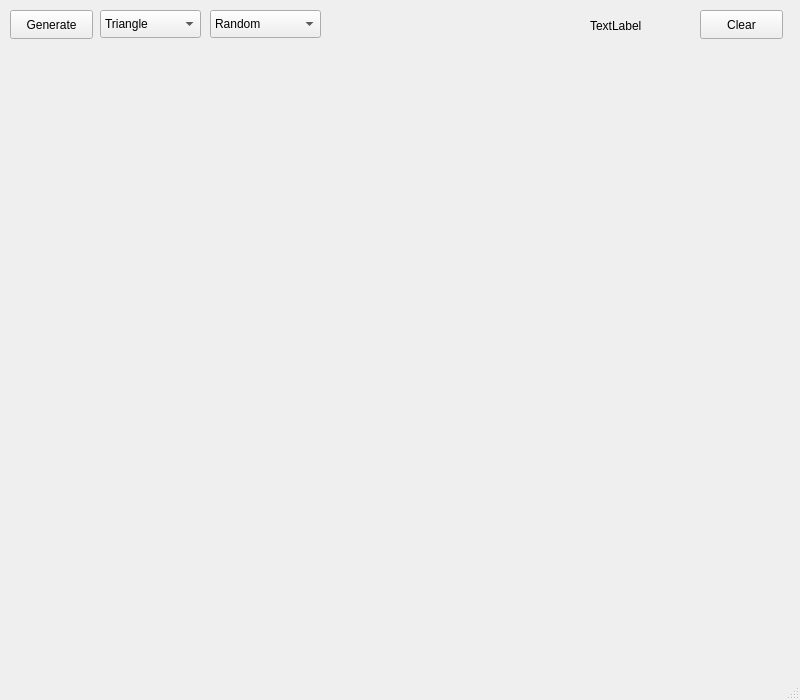
<?xml version="1.0" encoding="UTF-8"?>
<ui version="4.0">
 <class>MainWindow</class>
 <widget class="QMainWindow" name="MainWindow">
  <property name="geometry">
   <rect>
    <x>0</x>
    <y>0</y>
    <width>800</width>
    <height>700</height>
   </rect>
  </property>
  <property name="windowTitle">
   <string>MainWindow</string>
  </property>
  <widget class="QWidget" name="centralwidget">
   <widget class="QPushButton" name="generateButton">
    <property name="geometry">
     <rect>
      <x>10</x>
      <y>10</y>
      <width>83</width>
      <height>29</height>
     </rect>
    </property>
    <property name="text">
     <string>Generate</string>
    </property>
   </widget>
   <widget class="QPushButton" name="clearButton">
    <property name="geometry">
     <rect>
      <x>700</x>
      <y>10</y>
      <width>83</width>
      <height>29</height>
     </rect>
    </property>
    <property name="text">
     <string>Clear</string>
    </property>
   </widget>
   <widget class="QLabel" name="label">
    <property name="geometry">
     <rect>
      <x>590</x>
      <y>10</y>
      <width>101</width>
      <height>31</height>
     </rect>
    </property>
    <property name="text">
     <string>TextLabel</string>
    </property>
   </widget>
   <widget class="myWidget" name="paintingWidget" native="true">
    <property name="geometry">
     <rect>
      <x>10</x>
      <y>60</y>
      <width>771</width>
      <height>601</height>
     </rect>
    </property>
   </widget>
   <widget class="QComboBox" name="comboBox_figure">
    <property name="geometry">
     <rect>
      <x>100</x>
      <y>10</y>
      <width>101</width>
      <height>28</height>
     </rect>
    </property>
    <item>
     <property name="text">
      <string>Triangle</string>
     </property>
    </item>
    <item>
     <property name="text">
      <string>Circle</string>
     </property>
    </item>
    <item>
     <property name="text">
      <string>Rectangle</string>
     </property>
    </item>
   </widget>
   <widget class="QComboBox" name="comboBox_color">
    <property name="geometry">
     <rect>
      <x>210</x>
      <y>10</y>
      <width>111</width>
      <height>28</height>
     </rect>
    </property>
    <item>
     <property name="text">
      <string>Random</string>
     </property>
    </item>
    <item>
     <property name="text">
      <string>Red</string>
     </property>
    </item>
    <item>
     <property name="text">
      <string>Green</string>
     </property>
    </item>
    <item>
     <property name="text">
      <string>Blue</string>
     </property>
    </item>
    <item>
     <property name="text">
      <string>White</string>
     </property>
    </item>
    <item>
     <property name="text">
      <string>Yellow</string>
     </property>
    </item>
    <item>
     <property name="text">
      <string>Magenta</string>
     </property>
    </item>
   </widget>
  </widget>
  <widget class="QMenuBar" name="menubar">
   <property name="geometry">
    <rect>
     <x>0</x>
     <y>0</y>
     <width>800</width>
     <height>25</height>
    </rect>
   </property>
  </widget>
  <widget class="QStatusBar" name="statusbar"/>
 </widget>
 <customwidgets>
  <customwidget>
   <class>myWidget</class>
   <extends>QWidget</extends>
   <header>mywidget.h</header>
   <container>1</container>
  </customwidget>
 </customwidgets>
 <resources/>
 <connections/>
</ui>
